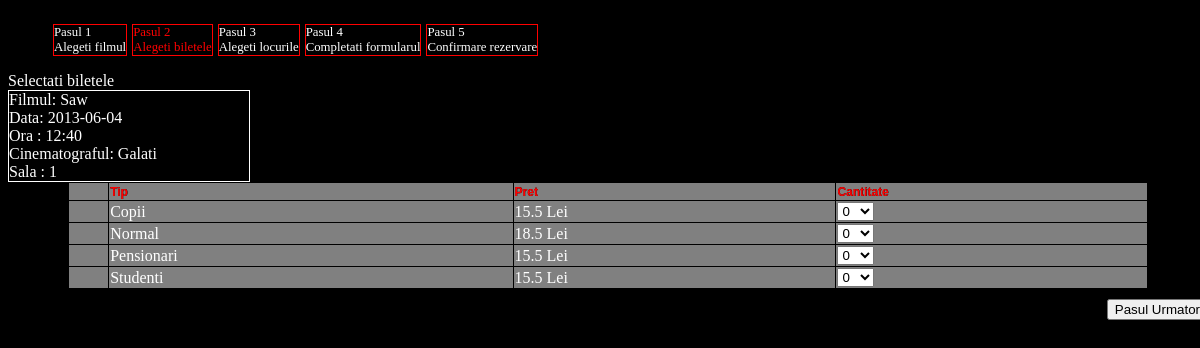
/ReservationPage.php?idProgram=2, run on an earlier commit of the app's database.
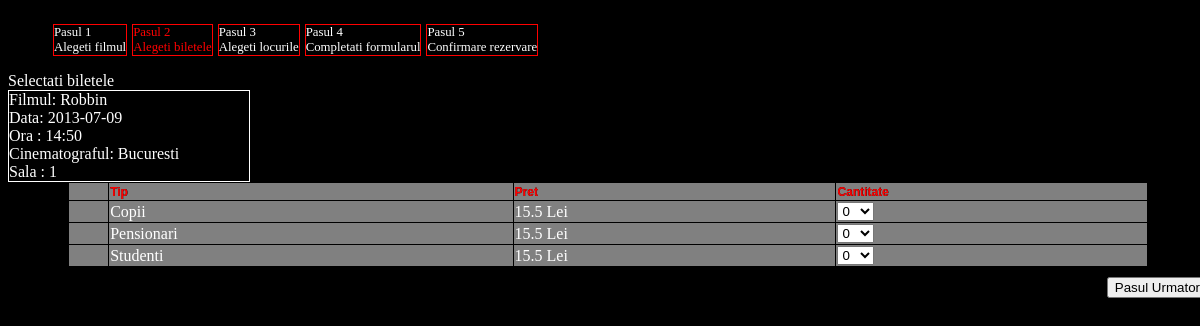
And on a later commit of the database.
### tables this page shows
CREATE TABLE `program` (
  `idProgram` int(11) NOT NULL AUTO_INCREMENT,
  `idFilm` int(11) NOT NULL,
  `idCinema` int(11) NOT NULL,
  `data` date DEFAULT NULL,
  `ora` varchar(20) DEFAULT NULL,
  `idSala` int(11) NOT NULL,
  PRIMARY KEY (`idProgram`),
  KEY `idFilm` (`idFilm`),
  KEY `idCinema` (`idCinema`),
  KEY `program_ibfk_3` (`idSala`),
  CONSTRAINT `program_ibfk_1` FOREIGN KEY (`idFilm`) REFERENCES `filme` (`idFilm`) ON DELETE CASCADE ON UPDATE CASCADE,
  CONSTRAINT `program_ibfk_2` FOREIGN KEY (`idCinema`) REFERENCES `cinema` (`idCinema`) ON DELETE CASCADE ON UPDATE CASCADE,
  CONSTRAINT `program_ibfk_3` FOREIGN KEY (`idSala`) REFERENCES `sali` (`idSala`) ON DELETE CASCADE ON UPDATE CASCADE
);

CREATE TABLE `filme` (
  `idFilm` int(11) NOT NULL AUTO_INCREMENT,
  `titlu` varchar(40) NOT NULL,
  `an` int(11) NOT NULL,
  `timp_desf` int(11) NOT NULL,
  `descriere` text NOT NULL,
  `regia` varchar(30) DEFAULT NULL,
  `imagine` varchar(50) DEFAULT NULL,
  `roluri_principale` varchar(100) DEFAULT NULL,
  `idGen` int(11) DEFAULT NULL,
  PRIMARY KEY (`idFilm`),
  KEY `idGen` (`idGen`),
  CONSTRAINT `gen_film_ibfk_1` FOREIGN KEY (`idGen`) REFERENCES `gen_film` (`id`) ON DELETE CASCADE ON UPDATE CASCADE
);

CREATE TABLE `cinema` (
  `idCinema` int(11) NOT NULL AUTO_INCREMENT,
  `nume` varchar(20) DEFAULT NULL,
  PRIMARY KEY (`idCinema`)
);

CREATE TABLE `sali` (
  `idSala` int(11) NOT NULL AUTO_INCREMENT,
  `nr_sala` int(11) NOT NULL,
  `idTip` int(11) NOT NULL,
  PRIMARY KEY (`idSala`),
  KEY `idTip` (`idTip`),
  CONSTRAINT `sali_ibfk_1` FOREIGN KEY (`idTip`) REFERENCES `tip_sala` (`id`) ON DELETE CASCADE ON UPDATE CASCADE
);

CREATE TABLE `reduceri` (
  `idReducere` int(11) NOT NULL AUTO_INCREMENT,
  `tip` varchar(55) NOT NULL,
  `pret` double DEFAULT NULL,
  PRIMARY KEY (`idReducere`)
);

### ReservationPage.php (the view, shortened to what this page needs)
<?php
    $query = "
                SELECT tip, pret FROM reduceri order by tip
                ";
    $rez = mysql_query($query);
    $rezervare = detalii_rezervare();
	function detalii_rezervare(){
		$idProgram=$_GET['idProgram'];
		$query="
                select
		            f.titlu, p.data, p.ora, c.nume, s.nr_sala
                from program p, filme f, cinema c, sali s
                where p.idFilm=f.idFilm
                and c.idCinema=p.idCinema
                and p.idSala=s.idSala
                and p.idProgram='$idProgram'
                ";
		$result=mysql_query($query);
        $row = mysql_fetch_object($result);
        $rezervare = new Rezervare();
        $rezervare->idProgram = $idProgram;
        $rezervare->film = $row->titlu;
        $rezervare->cinema = $row->nume;
        $rezervare->data = $row->data;
        $rezervare->ora=$row->ora;
        $rezervare->sala=$row->nr_sala;
        return $rezervare;
    }
?>
<html>
<head>
<link href="reservation.css" rel="stylesheet" type="text/css"/>
</head>
<body>
	<div id="content">
	<table cellspacing="0" cellpadding="0" style="width:100%; border-width:0px;">
			<tr>
				<td>
						<table width="100%" cellspacing="0" cellpadding="0" border="0">
								<tr>
                                    <td valign="top" align="left">
                                        <ul style="float:left; list-style-type: none;">
                                            <li>Pasul 1</br>  Alegeti filmul</li>
                                            <li style="color:red;">Pasul 2 </br>  Alegeti biletele</li>
                                            <li>Pasul 3 </br> Alegeti locurile</li>
                                            <li>Pasul 4 </br> Completati formularul</li>
                                            <li>Pasul 5 </br>  Confirmare rezervare</li>
                                        </ul>
                                   </td>
								</tr>
								<tr>
									<td align="left">
									<span >Selectati biletele</span>
									</td>
								</tr>
								<tr>
									<td align="left">
										<div id="results">
                                           <span>Filmul: <?= $rezervare->film;?></span><br/>
                                            <span> Data: <?= $rezervare->data;?></span></br>
                                            <span>Ora : <?= $rezervare->ora;?></span></br>
                                            <span>Cinematograful: <?= $rezervare->cinema;?></span></br>
                                            <span>Sala : <?= $rezervare->sala ?></span>
										</div>
									</td>
								</tr>
						</table>
				</td>
			</tr>
			<tr>
				<td align="left">
				<p>
					<table style="width:90%; border: 1px solid black; border-collapse:collapse; background-color:gray; color:white; margin:0 auto;"  >
							<tr style=" font-size: 12px; text-shadow: 0.01em 0.01em 0.01em #000000;">
								<th style="border: 1px solid black;">
								</th>
								<th style=" border: 1px solid black;color: red;font-family: Verdana,Arial,Helvetica,sans-serif;text-shadow: 0.01em 0.01em 0.01em #000000;text-align:left;" >
									Tip
								</th>
								<th style=" border: 1px solid black;color: red;font-family: Verdana,Arial,Helvetica,sans-serif;text-shadow: 0.01em 0.01em 0.01em #000000;text-align:left;" >
									Pret
								</th>
								<th style=" border: 1px solid black;color: red;font-family: Verdana,Arial,Helvetica,sans-serif;text-shadow: 0.01em 0.01em 0.01em #000000;text-align:left;" >
									Cantitate
						   		</th>
				            </tr>
                            <?php
                                $idx = 0;
                                while($row = mysql_fetch_array($rez)) :
                            ?>
							<tr>
								<td style="border: 1px solid black;">&nbsp;</td>
								<td id="tip1" style="border: 1px solid black;">
								<span ><?= $row['tip'] ?></span>
								</td>
								<td id="pret1" style="border: 1px solid black;">
								<span ><?= $row['pret']?> Lei</span>
								</td>
								<td style="border: 1px solid black;">
								<select id="redurecere_<?= ++$idx ?>"  class="numbers">
                                        <option value="0">0</option>
								</select>
								</td>
							</tr>
                            <?php endwhile; ?>
					</table>
					</p>
				</td>
			</tr>
			<tr >
				<td align="right" style="padding-top:10px;">
					<input type="submit" id="next" value="Pasul Urmator"/>
				</td>
			</tr>
	</table>
	</div>
</body>
</html>

### reservation.css (style rules this page uses)
body { background-color: black; width: 100%; color: white; }
#results { background-color: black; border: 1px solid white; width: 20%; margin: 0; }

### ReservationPage.php (style rules this page uses)
li { float:left; font-size: 0.8em; margin-left:5px; bordeR:1px solid red; }

What changed in the data, as far as the page shows it:
removed reduceri: tip "Normal", pret "18.5"
changed program: idFilm.titlu "Saw" → "Robbin"; data "2013-06-04" → "2013-07-09"; ora "12:40" → "14:50"; idCinema.nume "Galati" → "Bucuresti"
